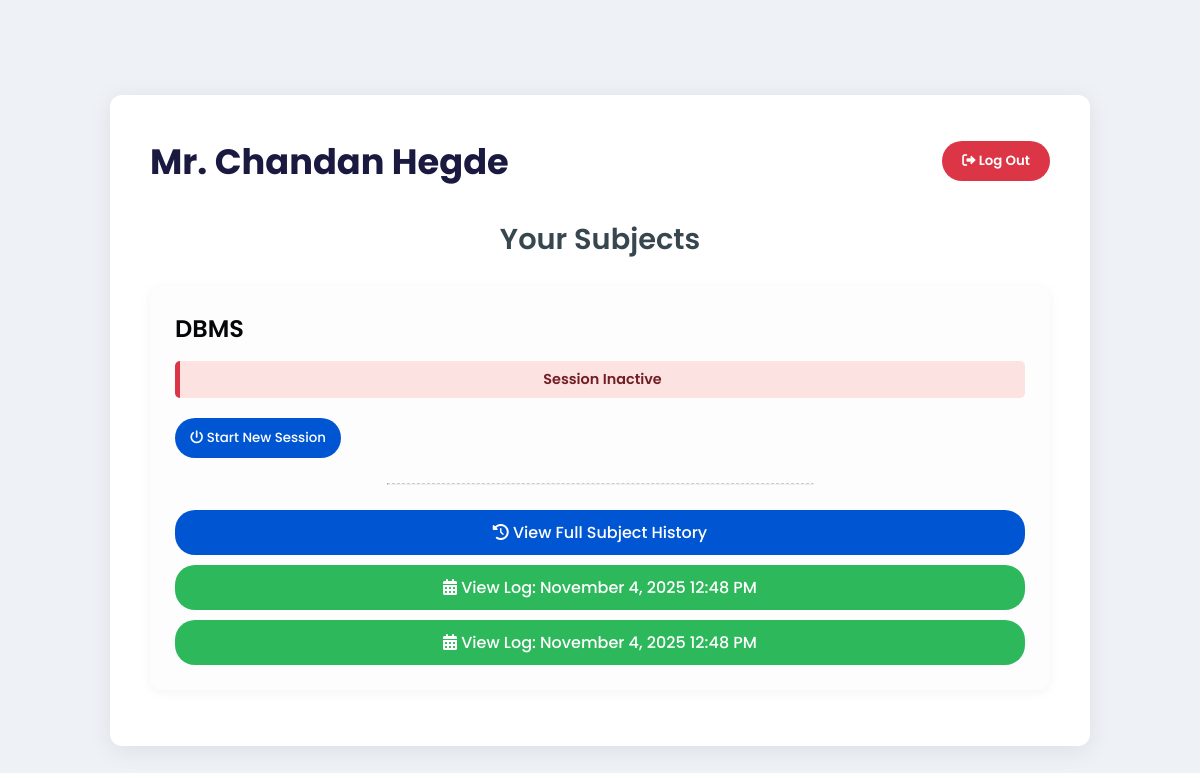
/teacher/dashboard/ (signed in), run on an earlier commit of the app's database.
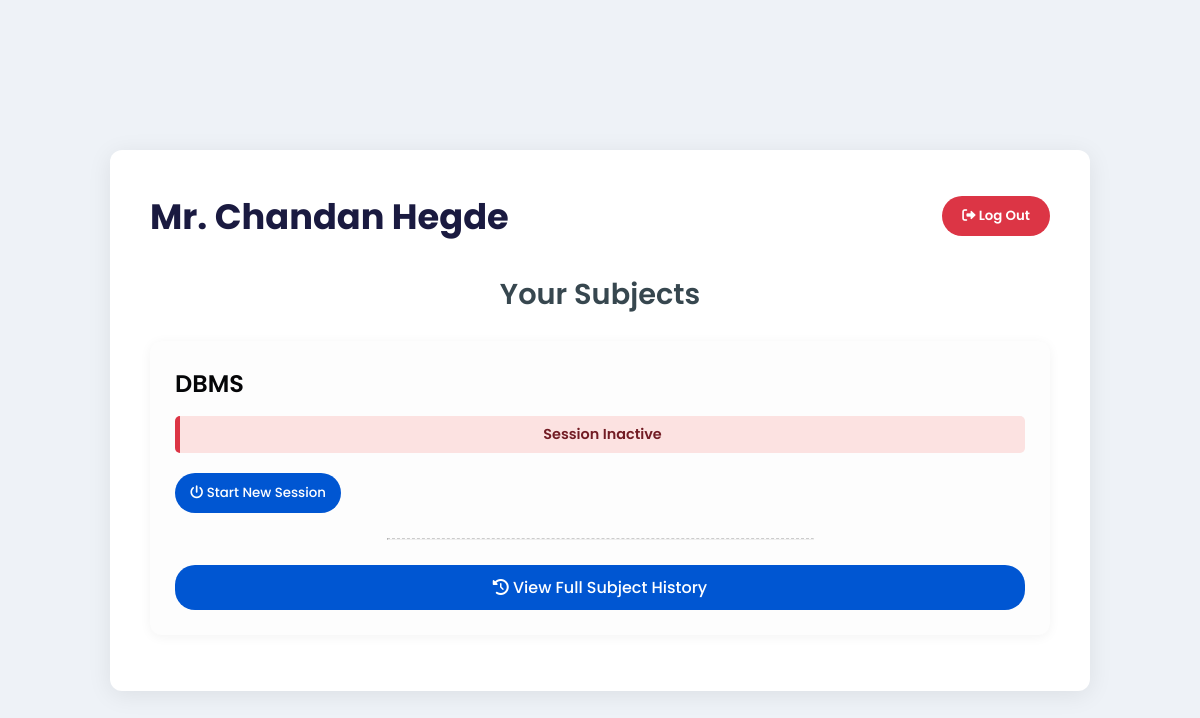
And on a later commit of the database.
### std_management_app/models.py (models this page shows, shortened)
class Teacher(models.Model):
    user = models.OneToOneField(User, on_delete=models.CASCADE)
    name = models.CharField(max_length=100)

class Subject(models.Model):
    name = models.CharField(max_length=100)
    teacher = models.ForeignKey(Teacher, on_delete=models.SET_NULL, null=True)

class Session(models.Model):
    subject = models.ForeignKey(Subject, on_delete=models.CASCADE)
    start_time = models.DateTimeField(auto_now_add=True)
    is_active = models.BooleanField(default=False)

### std_management_app/views.py (the view)
# urls.py: path('dashboard/', views.teacher_dashboard, name='teacher_dashboard'),
@login_required
def teacher_dashboard(request):
    try:
        teacher = Teacher.objects.get(user=request.user)
        subjects = Subject.objects.filter(teacher=teacher)
        subjects_with_sessions = []
        for subject in subjects:
            sessions = Session.objects.filter(subject=subject).order_by('-start_time')
            subjects_with_sessions.append({
                'id': subject.id,
                'name': subject.name,
                'sessions': sessions,
                'active_session': sessions.filter(is_active=True).first()
            })
        context = {
            'subjects_with_sessions': subjects_with_sessions,
            'teacher_name': teacher.name,
        }
        return render(request, 'teacher_dashboard.html', context)
    except Teacher.DoesNotExist:
        return redirect('logout')

### std_management_app/templates/teacher_dashboard.html (shortened to what this page needs)
<!DOCTYPE html>
<html lang="en">
<head>
    <link rel="stylesheet" href="https://cdnjs.cloudflare.com/ajax/libs/font-awesome/6.0.0-beta3/css/all.min.css">
</head>
<body>
    <div class="dashboard-container">
        <div class="header">
            <h1>{{ teacher_name }}</h1>
            <form class="logout-form" method="post" action="{% url 'logout' %}">
                <button type="submit"><i class="fas fa-sign-out-alt"></i> Log Out</button>
            </form>
        </div>
        <h2 class="section-title">Your Subjects</h2>
        {% if subjects_with_sessions %}
            <ul class="subject-grid">
                {% for subject in subjects_with_sessions %}
                    <li class="subject-card">
                        <h3>{{ subject.name }}</h3>
                        {% if subject.active_session %}
                            <div class="status-bar status-active">
                                <i class="fas fa-dot-circle"></i> Session Active since {{ subject.active_session.start_time|date:"h:i A" }}
                            </div>
                        {% else %}
                            <div class="status-bar status-inactive">
                                Session Inactive
                            </div>
                        {% endif %}
                        <div class="subject-actions">
                            <form action="{% url 'start_session' subject.id %}" method="post">
                                <button type="submit" style="background-color: #0056d2; color: white;">
                                    <i class="fas fa-power-off"></i> Start New Session
                                </button>
                            </form>
                            <hr style="width: 50%; margin: 15px auto;">
                            <a href="{% url 'subject_history' subject.id %}" class="attendance-link" style="background-color: #0056d2;">
                                <i class="fas fa-history"></i> View Full Subject History
                            </a>
                            {% if subject.sessions %}
                                {% for session in subject.sessions|slice:":3" %}
                                    <a href="{% url 'attendance_list' session.id %}" class="attendance-link">
                                        <i class="fas fa-calendar-alt"></i> View Log: {{ session.start_time|date:"F j, Y h:i A" }}
                                    </a>
                                {% endfor %}
                            {% endif %}
                        </div>
                    </li>
                {% endfor %}
            </ul>
        {% else %}
            <p class="no-subjects">You are not assigned to any subjects yet.</p>
        {% endif %}
    </div>
</body>
</html>

### std_management_app/templates/teacher_dashboard.html (style rules this page uses)
body { font-family: 'Poppins', sans-serif; background-color: #eef2f7; margin: 0; padding: 20px; display: flex; flex-direction: column; align-items: center; justify-content: center; min-height: 100vh; color: #2d2d2d; }
.dashboard-container { background: #ffffff; border-radius: 12px; box-shadow: 0 4px 25px rgba(0, 0, 0, 0.08); padding: 40px; width: 90%; max-width: 900px; text-align: center; }
.header { margin-bottom: 30px; display: flex; justify-content: space-between; align-items: center; flex-wrap: wrap; gap: 15px; }
.header h1 { font-size: 2.2em; color: #1a1a40; margin: 0; font-weight: 700; }
.logout-form { margin: 0; }
.logout-form button { background-color: #dc3545; color: white; padding: 10px 20px; border: none; border-radius: 25px; cursor: pointer; font-weight: 600; font-family: 'Poppins', sans-serif; transition: background-color 0.3s ease; }
h2.section-title { font-size: 1.8em; color: #37474f; margin-top: 30px; margin-bottom: 25px; font-weight: 600; }
.subject-grid { list-style-type: none; padding: 0; display: grid; grid-template-columns: repeat(auto-fit, minmax(300px, 1fr)); gap: 25px; justify-content: center; }
.subject-card { background-color: #fdfdfd; border-radius: 12px; box-shadow: 0 2px 12px rgba(0, 0, 0, 0.05); padding: 25px; text-align: left; transition: transform 0.2s ease, box-shadow 0.2s ease; }
.subject-card h3 { font-size: 1.5em; color: #050608ff; margin-top: 0; margin-bottom: 15px; font-weight: 600; }
.subject-actions { display: flex; flex-direction: column; gap: 10px; margin-top: 20px; }
.subject-actions a, .subject-actions button { display: block; text-decoration: none; background-color: #0056d2; color: white; padding: 10px 15px; border: none; border-radius: 20px; font-weight: 500; transition: all 0.3s ease; text-align: center; font-family: 'Poppins', sans-serif; cursor: pointer; }
.subject-actions a.attendance-link { background-color: #2eb85c; }
.status-bar { text-align: center; padding: 8px; border-radius: 5px; font-weight: 600; margin-bottom: 15px; font-size: 0.9em; }
.status-inactive { background-color: #fce2e1; color: #721c24; border-left: 5px solid #dc3545; }
hr { border-top: 1px dashed #ccc; }

What changed in the data, as far as the page shows it:
removed Session: start_time "November 4, 2025 12:48 PM"
removed Session: start_time "November 4, 2025 12:48 PM"
